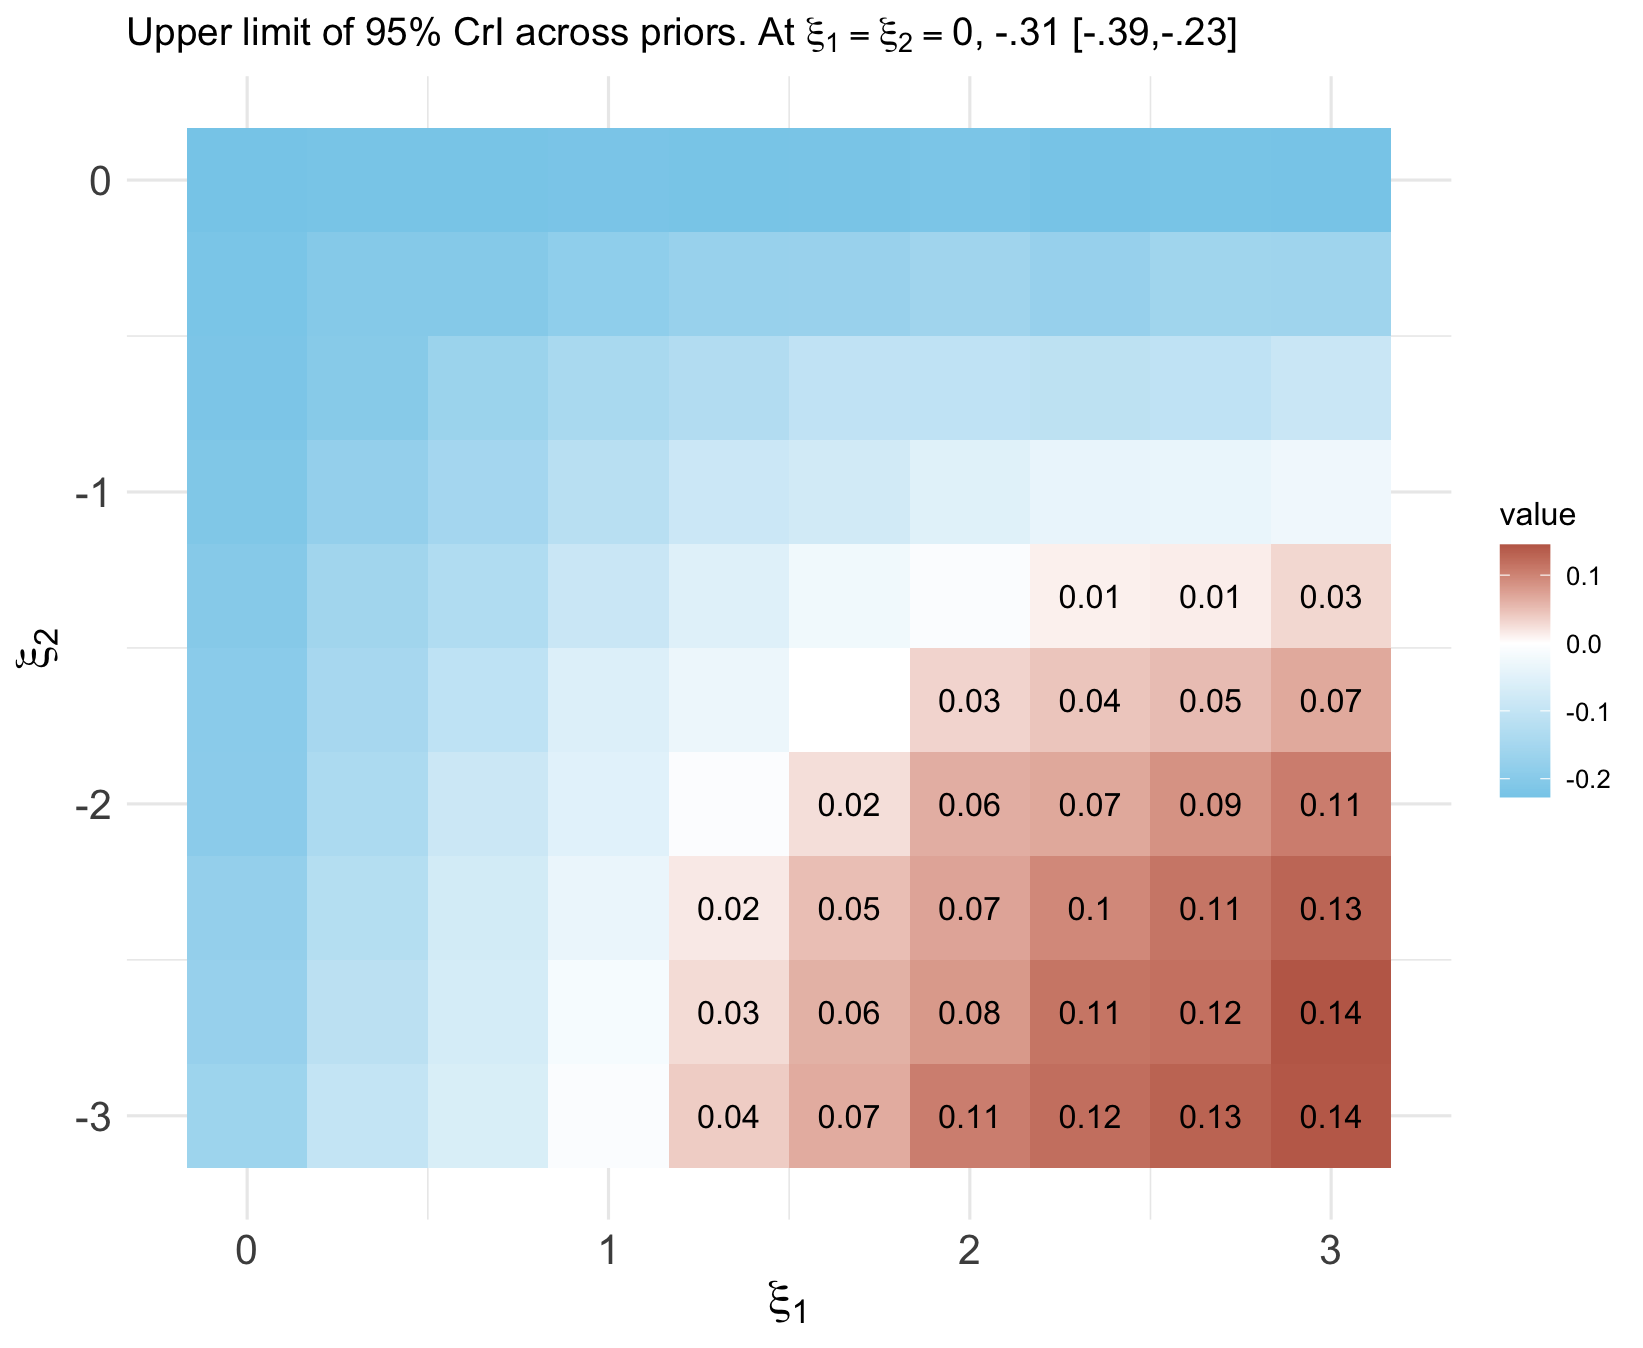

This chart was generated by the following R code:
#_______________________________________________________________________________
## Load Packaged _______________________________________________________________
#_______________________________________________________________________________

library(rstan)
library(latex2exp)
library(ggplot2)
library(reshape2) 

#_______________________________________________________________________________
## Simulate some data __________________________________________________________
#_______________________________________________________________________________

set.seed(1)

n = 300 ## 300 subjects
u = rnorm(n, 0, 1) ## unmeasured confounder, higher u = sicker
l = rbinom(n, 1, 0.5) ## measured confounder
a = rbinom(n, 1, plogis(1 + 1*l + 2*u ) ) ## sicker patients likely get A=1
y = rbinom(n,1 , plogis(1 + 1*l - 2*u + 0*a ) ) ## sicker patients less likely Y=1


## stan model implementing sensitivty method described in slides.
mod = stan_model("unmeasured_confounding2.stan")

#_______________________________________________________________________________
## Estimate causal effect assuming no unmeasured confounding ___________________
#_______________________________________________________________________________

## frequentist standardization (over empirical distribution of l )
glm_res = glm(y ~ a + l, family=binomial(link='logit'))
summary(glm_res)
mean(l)* ( plogis( sum( glm_res$coefficients*c(1,1,1) ) ) - plogis( sum( glm_res$coefficients*c(1,0,1) ) ) ) +
  (1-mean(l))* ( plogis( sum( glm_res$coefficients*c(1,1,0) ) ) - plogis( sum( glm_res$coefficients*c(1,0,0) ) ) )

## Bayesian standardization (over empirical distribution of l. ideally should 
##   standardize over Bayesian bootstrap as in Oganisian & Roy 2021 but keeping
##   things simple for this course.)
stan_data = list(n=n, a=a, l=l, y=y, 
                 xi1 = 0, xi2 = 0 ## note xi1=xi2=0 implies to no unmeasured confounding
)
sampling_res = sampling(mod, seed=1,data = stan_data, chains = 1, iter = 2000, warmup = 1000)
summary(sampling_res, pars=c('causal_effect'))

#_______________________________________________________________________________
## Sensitivity analysis ________________________________________________________
#_______________________________________________________________________________
set.seed(11230)

## repeat the Bayesian analysis for different values of xi1, xi2
xi1v = seq(0, -3, length.out=10) # different xi1 values
xi2v = seq(0,  3, length.out=10) # different xi2 values

res = matrix(NA, nrow=10, ncol=10)

for( j in 1:10){
  for(k in 1:10){
    stan_data = list(n=n, a=a, l=l, y=y, xi1 = xi1v[j] , xi2 = xi2v[k] )
    
    sampling_res = sampling(mod, seed=1,data = stan_data, chains = 1, iter = 2000, warmup = 1000)
    
    draws = summary(sampling_res, pars=c('causal_effect'))
    res[j,k] = draws$summary[8] ## keep upper bound of 95% credible interval
  }
}

#_______________________________________________________________________________
## Plot Results ________________________________________________________________
#_______________________________________________________________________________
colnames(res) = xi2v
rownames(res) = xi1v
df <- melt(res)
colnames(df) = c("Y", "X", "value")

threshold = 0
# Create a new column to indicate above/below threshold
df$highlight = ifelse(df$value > threshold, "Above", "Below")

ggplot(df, aes(x = X, y = Y, fill = value)) +
  geom_tile() +
  geom_text(data = subset(df, value > threshold), aes(label = round(value, 2)), color = "black") +
  scale_fill_gradient2(low = "skyblue", mid = "white", high = "darkred", midpoint = threshold) +
  theme_minimal() +
  labs(title = TeX("Upper limit of 95% CrI across priors. At $\\xi_1=\\xi_2=0$, -.31 [-.39,-.23]"), 
       x=TeX("$\\xi_1$"), y=TeX("$\\xi_2") ) +
  theme(
    axis.title.x = element_text(size = 16),  # x-axis label
    axis.title.y = element_text(size = 16),  # y-axis label
    axis.text.x = element_text(size = 14),   # x-axis tick labels
    axis.text.y = element_text(size = 14)    # y-axis tick labels
  )
